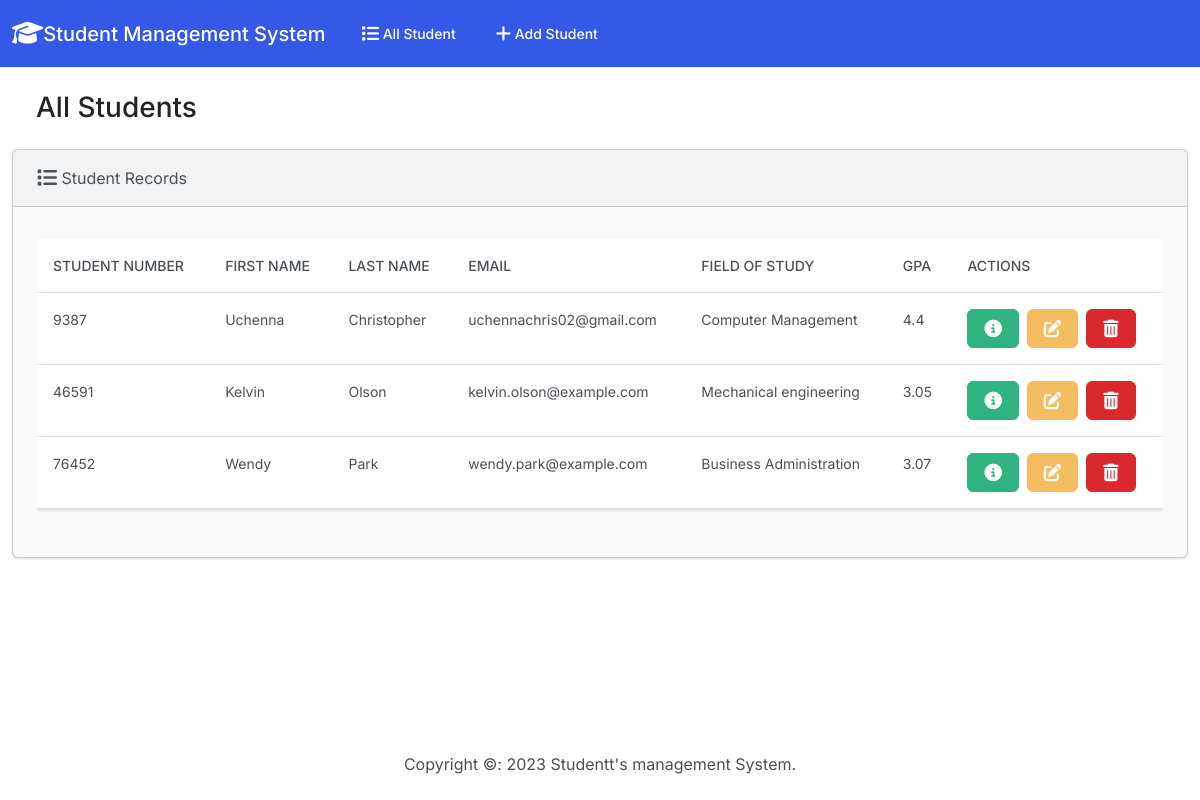
The app's page /, older data.
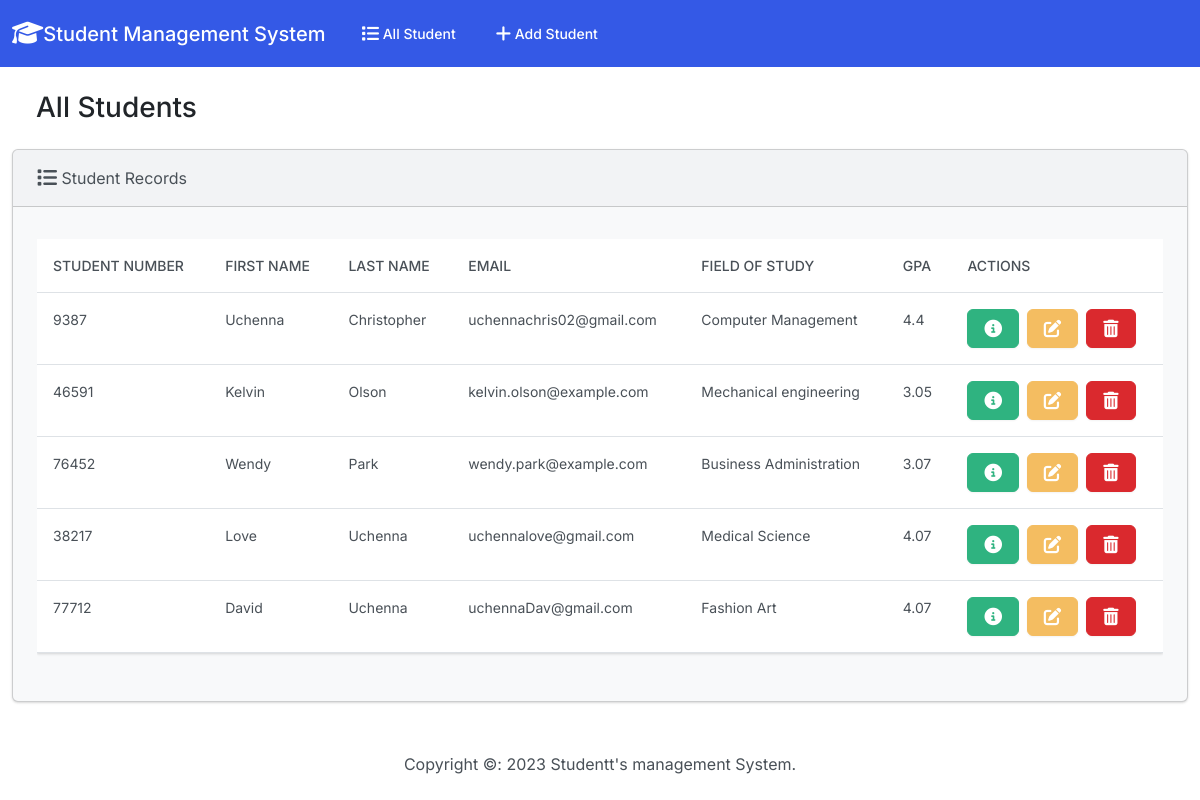
The same page, newer data.
### stududents/models.py (models this page shows, shortened)
class Student(models.Model):
    student_number = models.PositiveIntegerField()
    first_name = models.CharField(max_length= 50)
    last_name = models.CharField(max_length= 50)
    email = models.EmailField(max_length= 100)
    field_of_study = models.CharField(max_length= 50)
    gpa = models.FloatField()

### stududents/views.py (the view)
# urls.py: path('', views.index, name='index'),
def index(request):
    return render(request, 'students/index.html', {
        'students': Student.objects.all()
    })

### stududents/templates/students/index.html (shortened to what this page needs)
{% extends "students/base.html" %}
{% block body %}
<h3 class="m-4">All Students</h3>
            <div class="row">
                <div class="col-12">
                  {% if students %}
                  <div class="card bg-light ml-4 mr-4 mb-4">
                    <div class="card-header">
                      <i class="fa-solid fa-list fa-lg"></i> Student Records
                    </div>
                    <div class="card-body">
                      <p class="card-text">
                        <div class="table-responsive">
                          <table class="table table-hover">
                            <thead>
                              <tr>
                                <th scope="col">Student Number</th>
                                <th scope="col">First Name</th>
                                <th scope="col">Last Name</th>
                                <th scope="col">Email</th>
                                <th scope="col">Field of Study</th>
                                <th scope="col">GPA</th>
                                <th scope="col">Actions</th>
                              </tr>
                            </thead>
                            <tbody>
                                {% for student in students %}
                                  <tr>
                                    <td>{{ student.student_number }}</td>
                                    <td>{{ student.first_name }}</td>
                                    <td>{{ student.last_name }}</td>
                                    <td>{{ student.email }}</td>
                                    <td>{{ student.field_of_study }}</td>
                                    <td>{{ student.gpa }}</td>
                                    <td>
                                      <button type="button" class="btn btn-success me-1" href="{% url 'view_student' student.id %}" data-bs-toggle="modal" data-bs-target="#myModal{{student.id}}">
                                      </button>
                                      <a class="btn btn-warning me-1" href="{% url 'edit' student.id %}">
                                      </a>
                                      <button type="button" class="btn btn-danger" data-bs-toggle="modal" data-bs-target="#delete{{student.id}}">
                                      </button>
                                    </td>
                                  </tr>
                                {% endfor %}
                            </tbody>
                          </table>
                        </div>
                      </p>
                    </div>
                  </div>
                  {% else %}
                  <h5 class="alert alert-primary ms-4 me-4">No Student Records</h5>
                  {% endif %}
                </div>
            </div>
{% endblock %}

Row changes from the older to the newer data that the page shows:
added Student: student_number "38217", first_name "Love", last_name "Uchenna", email "uchennalove@gmail.com", field_of_study "Medical Science", gpa "4.07"
added Student: student_number "77712", first_name "David", last_name "Uchenna", email "uchennaDav@gmail.com", field_of_study "Fashion Art", gpa "4.07"
